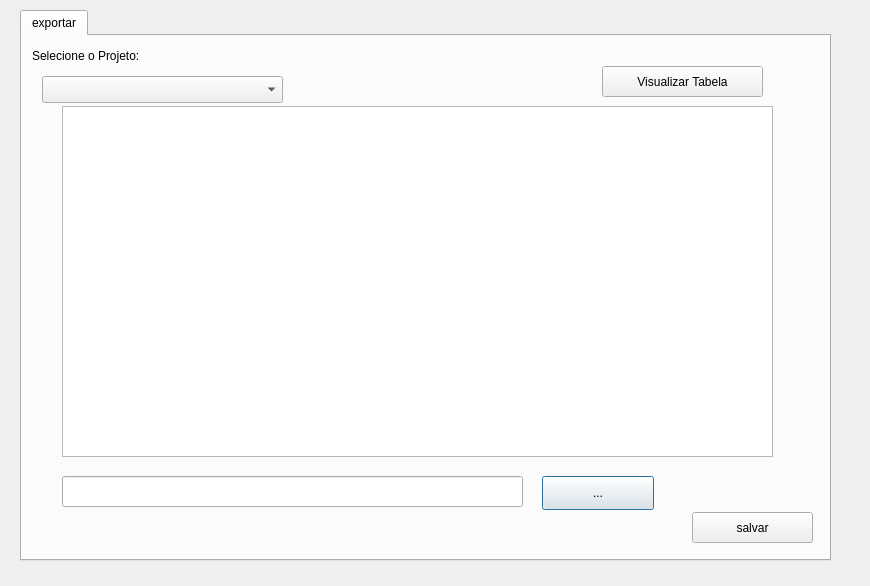
<?xml version="1.0" encoding="UTF-8"?>
<ui version="4.0">
 <class>Dialog</class>
 <widget class="QDialog" name="Dialog">
  <property name="geometry">
   <rect>
    <x>0</x>
    <y>0</y>
    <width>870</width>
    <height>586</height>
   </rect>
  </property>
  <property name="windowTitle">
   <string>Exportar Projeto</string>
  </property>
  <property name="windowOpacity">
   <double>7.000000000000000</double>
  </property>
  <widget class="QTabWidget" name="area">
   <property name="geometry">
    <rect>
     <x>20</x>
     <y>10</y>
     <width>811</width>
     <height>551</height>
    </rect>
   </property>
   <property name="currentIndex">
    <number>0</number>
   </property>
   <widget class="QWidget" name="tab2">
    <attribute name="title">
     <string>exportar</string>
    </attribute>
    <widget class="QLabel" name="label_4">
     <property name="geometry">
      <rect>
       <x>10</x>
       <y>10</y>
       <width>291</width>
       <height>19</height>
      </rect>
     </property>
     <property name="text">
      <string>Selecione o Projeto:</string>
     </property>
    </widget>
    <widget class="QPushButton" name="pushButton">
     <property name="geometry">
      <rect>
       <x>520</x>
       <y>440</y>
       <width>112</width>
       <height>34</height>
      </rect>
     </property>
     <property name="text">
      <string>...</string>
     </property>
    </widget>
    <widget class="QLineEdit" name="lineEdit">
     <property name="geometry">
      <rect>
       <x>40</x>
       <y>440</y>
       <width>461</width>
       <height>31</height>
      </rect>
     </property>
    </widget>
    <widget class="QPushButton" name="Button_selec_o">
     <property name="geometry">
      <rect>
       <x>580</x>
       <y>30</y>
       <width>161</width>
       <height>31</height>
      </rect>
     </property>
     <property name="text">
      <string>Visualizar Tabela</string>
     </property>
    </widget>
    <widget class="QTableWidget" name="tableWidget">
     <property name="geometry">
      <rect>
       <x>40</x>
       <y>70</y>
       <width>711</width>
       <height>351</height>
      </rect>
     </property>
    </widget>
    <widget class="QComboBox" name="Cbx_table">
     <property name="geometry">
      <rect>
       <x>20</x>
       <y>40</y>
       <width>241</width>
       <height>27</height>
      </rect>
     </property>
    </widget>
    <widget class="QPushButton" name="Button_salvar">
     <property name="geometry">
      <rect>
       <x>670</x>
       <y>476</y>
       <width>121</width>
       <height>31</height>
      </rect>
     </property>
     <property name="text">
      <string>salvar</string>
     </property>
    </widget>
   </widget>
  </widget>
 </widget>
 <resources/>
 <connections/>
</ui>
